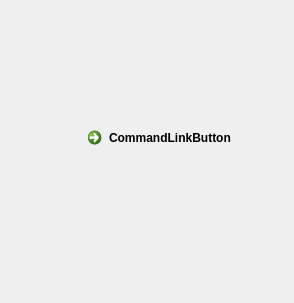
<?xml version="1.0" encoding="UTF-8"?>
<ui version="4.0">
 <class>ContextMenu</class>
 <widget class="QWidget" name="ContextMenu">
  <property name="geometry">
   <rect>
    <x>0</x>
    <y>0</y>
    <width>294</width>
    <height>303</height>
   </rect>
  </property>
  <property name="windowTitle">
   <string>Form</string>
  </property>
  <property name="styleSheet">
   <string notr="true"/>
  </property>
  <widget class="QCommandLinkButton" name="commandLinkButton">
   <property name="geometry">
    <rect>
     <x>80</x>
     <y>120</y>
     <width>180</width>
     <height>41</height>
    </rect>
   </property>
   <property name="text">
    <string>CommandLinkButton</string>
   </property>
  </widget>
 </widget>
 <resources/>
 <connections/>
</ui>
